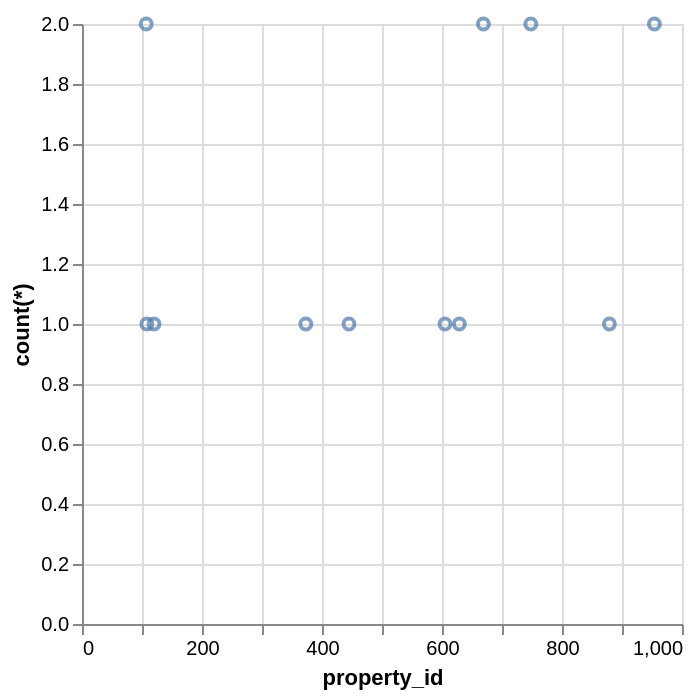

Source (Vega-Lite JSON):
### Vega-Lite specification from a JSON file in a GitHub repository (floating-point values rounded to 4 significant figures)
{"data": {"values": [{"x_data": 107, "y_data": 2}, {"x_data": 108, "y_data": 1}, {"x_data": 120, "y_data": 1}, {"x_data": 373, "y_data": 1}, {"x_data": 445, "y_data": 1}, {"x_data": 605, "y_data": 1}, {"x_data": 629, "y_data": 1}, {"x_data": 669, "y_data": 2}, {"x_data": 748, "y_data": 2}, {"x_data": 879, "y_data": 1}, {"x_data": 954, "y_data": 2}]}, "mark": "point", "encoding": {"x": {"field": "x_data", "type": "quantitative", "title": "property_id"}, "y": {"field": "y_data", "type": "quantitative", "title": "count(*)"}}}
